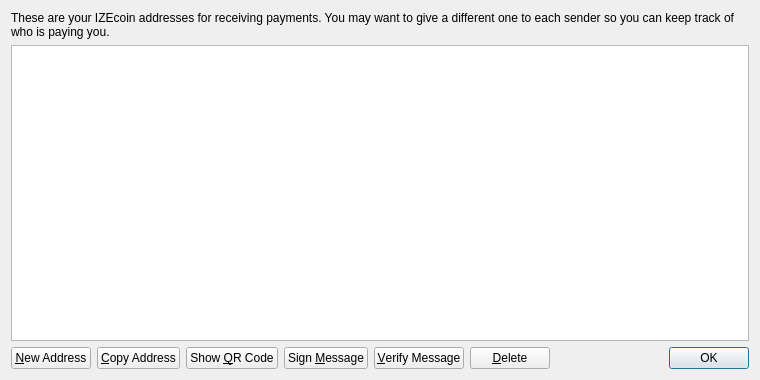
<?xml version="1.0" encoding="UTF-8"?>
<ui version="4.0">
 <class>AddressBookPage</class>
 <widget class="QWidget" name="AddressBookPage">
  <property name="geometry">
   <rect>
    <x>0</x>
    <y>0</y>
    <width>760</width>
    <height>380</height>
   </rect>
  </property>
  <property name="windowTitle">
   <string>Address Book</string>
  </property>
  <layout class="QVBoxLayout" name="verticalLayout">
   <item>
    <widget class="QLabel" name="labelExplanation">
     <property name="text">
      <string>These are your IZEcoin addresses for receiving payments. You may want to give a different one to each sender so you can keep track of who is paying you.</string>
     </property>
     <property name="textFormat">
      <enum>Qt::PlainText</enum>
     </property>
     <property name="wordWrap">
      <bool>true</bool>
     </property>
    </widget>
   </item>
   <item>
    <widget class="QTableView" name="tableView">
     <property name="contextMenuPolicy">
      <enum>Qt::CustomContextMenu</enum>
     </property>
     <property name="toolTip">
      <string>Double-click to edit address or label</string>
     </property>
     <property name="tabKeyNavigation">
      <bool>false</bool>
     </property>
     <property name="selectionMode">
      <enum>QAbstractItemView::SingleSelection</enum>
     </property>
     <property name="selectionBehavior">
      <enum>QAbstractItemView::SelectRows</enum>
     </property>
     <property name="sortingEnabled">
      <bool>true</bool>
     </property>
     <attribute name="verticalHeaderVisible">
      <bool>false</bool>
     </attribute>
    </widget>
   </item>
   <item>
    <layout class="QHBoxLayout" name="horizontalLayout">
     <item>
      <widget class="QPushButton" name="newAddressButton">
       <property name="toolTip">
        <string>Create a new address</string>
       </property>
       <property name="text">
        <string>&amp;New Address</string>
       </property>
      </widget>
     </item>
     <item>
      <widget class="QPushButton" name="copyToClipboard">
       <property name="toolTip">
        <string>Copy the currently selected address to the system clipboard</string>
       </property>
       <property name="text">
        <string>&amp;Copy Address</string>
       </property>
      </widget>
     </item>
     <item>
      <widget class="QPushButton" name="showQRCode">
       <property name="text">
        <string>Show &amp;QR Code</string>
       </property>
      </widget>
     </item>
     <item>
      <widget class="QPushButton" name="signMessage">
       <property name="toolTip">
        <string>Sign a message to prove you own a IZEcoin address</string>
       </property>
       <property name="text">
        <string>Sign &amp;Message</string>
       </property>
      </widget>
     </item>
     <item>
      <widget class="QPushButton" name="verifyMessage">
       <property name="toolTip">
        <string>Verify a message to ensure it was signed with a specified IZEcoin address</string>
       </property>
       <property name="text">
        <string>&amp;Verify Message</string>
       </property>
      </widget>
     </item>
     <item>
      <widget class="QPushButton" name="deleteButton">
       <property name="toolTip">
        <string>Delete the currently selected address from the list</string>
       </property>
       <property name="text">
        <string>&amp;Delete</string>
       </property>
      </widget>
     </item>
     <item>
      <spacer name="horizontalSpacer">
       <property name="orientation">
        <enum>Qt::Horizontal</enum>
       </property>
       <property name="sizeHint" stdset="0">
        <size>
         <width>40</width>
         <height>20</height>
        </size>
       </property>
      </spacer>
     </item>
     <item>
      <widget class="QDialogButtonBox" name="buttonBox">
       <property name="sizePolicy">
        <sizepolicy hsizetype="Maximum" vsizetype="Fixed">
         <horstretch>0</horstretch>
         <verstretch>0</verstretch>
        </sizepolicy>
       </property>
       <property name="standardButtons">
        <set>QDialogButtonBox::Ok</set>
       </property>
      </widget>
     </item>
    </layout>
   </item>
  </layout>
 </widget>
 <resources>
  <include location="../bitcoin.qrc"/>
 </resources>
 <connections/>
</ui>
